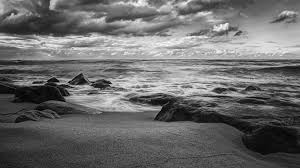
#> input picture CHAPTER05/images/abs_test1.jpg, 300 x 168 px
$ python 09.mat_abs.py
#> lines starting #> are read from the running program, lines starting #| are printed output that depends on the picture
import numpy as np
import cv2

image1 = cv2.imread("images/abs_test1.jpg", cv2.IMREAD_GRAYSCALE)
#> image1 is the input picture: shape (168, 300); min 0, max 255, mean 106.7
image2 = cv2.imread("images/abs_test2.jpg", cv2.IMREAD_GRAYSCALE)
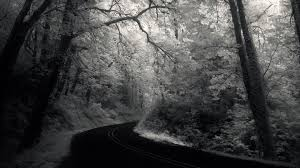
#> input picture CHAPTER05/images/abs_test2.jpg, 300 x 168 px
#> image2: shape (168, 300); min 0, max 255, mean 68.5
if image1 is None or image2 is None: raise Exception("영상파일 읽기 오류")

dif_img1 = cv2.subtract(image1, image2)
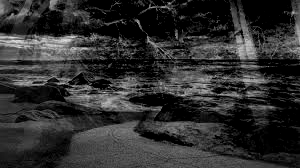
#> dif_img1: shape (168, 300); min 0, max 228, mean 46.9
dif_img2 = cv2.subtract(np.int16(image1), np.int16(image2))
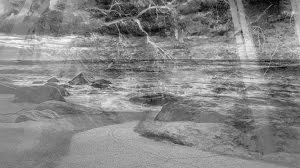
#> dif_img2: shape (168, 300) int16; min -173, max 228, mean 38.2; drawn with min black and max white
abs_dif1 = np.absolute(dif_img2).astype('uint8')
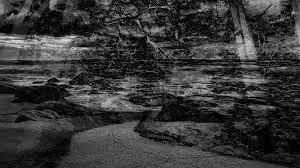
#> abs_dif1: shape (168, 300); min 0, max 228, mean 55.6
abs_dif2 = cv2.absdiff(image1, image2)

x, y, w, h = 100, 150, 7, 3
print("[dif_img1(roi) uint8] = \n%s\n" % dif_img1[y:y+h, x:x+w])
#| [dif_img1(roi) uint8] =
#| [[64 68 70 59 77 73 62]
#|  [70 74 77 67 81 64 71]
#|  [71 69 74 79 76 83 79]]
print("[dif_img2(roi) int16] = \n%s\n" % dif_img2[y:y+h, x:x+w])
#| [dif_img2(roi) int16] =
#| [[64 68 70 59 77 73 62]
#|  [70 74 77 67 81 64 71]
#|  [71 69 74 79 76 83 79]]
print("[abs_dif1(roi)] = \n%s\n" % abs_dif1[y:y+h, x:x+w])
#| [abs_dif1(roi)] =
#| [[64 68 70 59 77 73 62]
#|  [70 74 77 67 81 64 71]
#|  [71 69 74 79 76 83 79]]
print("[abs_dif2(roi)] = \n%s\n" % abs_dif2[y:y+h, x:x+w])
#| [abs_dif2(roi)] =
#| [[64 68 70 59 77 73 62]
#|  [70 74 77 67 81 64 71]
#|  [71 69 74 79 76 83 79]]

titles = ['image1', 'image2', 'dif_img1', 'abs_dif1', 'abs_dif2']
for title in titles:
    cv2.imshow(title, eval(title))
cv2.waitKey(0)
